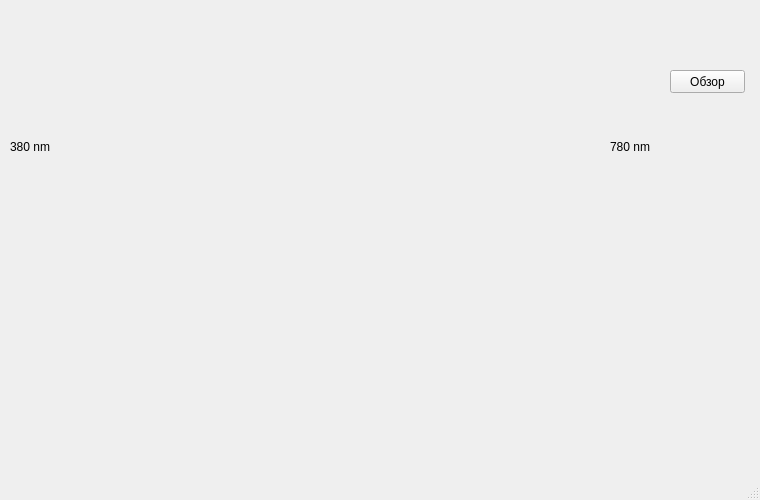
<?xml version="1.0" encoding="UTF-8"?>
<ui version="4.0">
 <class>MainWindow</class>
 <widget class="QMainWindow" name="MainWindow">
  <property name="geometry">
   <rect>
    <x>0</x>
    <y>0</y>
    <width>760</width>
    <height>500</height>
   </rect>
  </property>
  <property name="sizePolicy">
   <sizepolicy hsizetype="Fixed" vsizetype="Fixed">
    <horstretch>0</horstretch>
    <verstretch>0</verstretch>
   </sizepolicy>
  </property>
  <property name="baseSize">
   <size>
    <width>760</width>
    <height>500</height>
   </size>
  </property>
  <property name="windowTitle">
   <string>Open Spectrum</string>
  </property>
  <property name="locale">
   <locale language="English" country="UnitedKingdom"/>
  </property>
  <widget class="QWidget" name="centralwidget">
   <widget class="QPushButton" name="pushButton">
    <property name="geometry">
     <rect>
      <x>670</x>
      <y>70</y>
      <width>75</width>
      <height>23</height>
     </rect>
    </property>
    <property name="text">
     <string>Обзор</string>
    </property>
   </widget>
   <widget class="QLabel" name="label">
    <property name="geometry">
     <rect>
      <x>10</x>
      <y>10</y>
      <width>651</width>
      <height>121</height>
     </rect>
    </property>
    <property name="layoutDirection">
     <enum>Qt::LeftToRight</enum>
    </property>
    <property name="autoFillBackground">
     <bool>false</bool>
    </property>
    <property name="text">
     <string/>
    </property>
    <property name="scaledContents">
     <bool>true</bool>
    </property>
    <property name="alignment">
     <set>Qt::AlignCenter</set>
    </property>
    <property name="wordWrap">
     <bool>false</bool>
    </property>
   </widget>
   <widget class="QLabel" name="label_2">
    <property name="geometry">
     <rect>
      <x>10</x>
      <y>140</y>
      <width>47</width>
      <height>13</height>
     </rect>
    </property>
    <property name="text">
     <string>380 nm</string>
    </property>
   </widget>
   <widget class="QLabel" name="label_3">
    <property name="geometry">
     <rect>
      <x>610</x>
      <y>140</y>
      <width>47</width>
      <height>13</height>
     </rect>
    </property>
    <property name="text">
     <string>780 nm</string>
    </property>
   </widget>
   <widget class="MplWidget" name="widget" native="true">
    <property name="geometry">
     <rect>
      <x>10</x>
      <y>160</y>
      <width>651</width>
      <height>281</height>
     </rect>
    </property>
   </widget>
  </widget>
  <widget class="QMenuBar" name="menubar">
   <property name="geometry">
    <rect>
     <x>0</x>
     <y>0</y>
     <width>760</width>
     <height>21</height>
    </rect>
   </property>
  </widget>
  <widget class="QStatusBar" name="statusbar"/>
 </widget>
 <customwidgets>
  <customwidget>
   <class>MplWidget</class>
   <extends>QWidget</extends>
   <header>mplwidget.h</header>
   <container>1</container>
  </customwidget>
 </customwidgets>
 <resources/>
 <connections/>
</ui>
